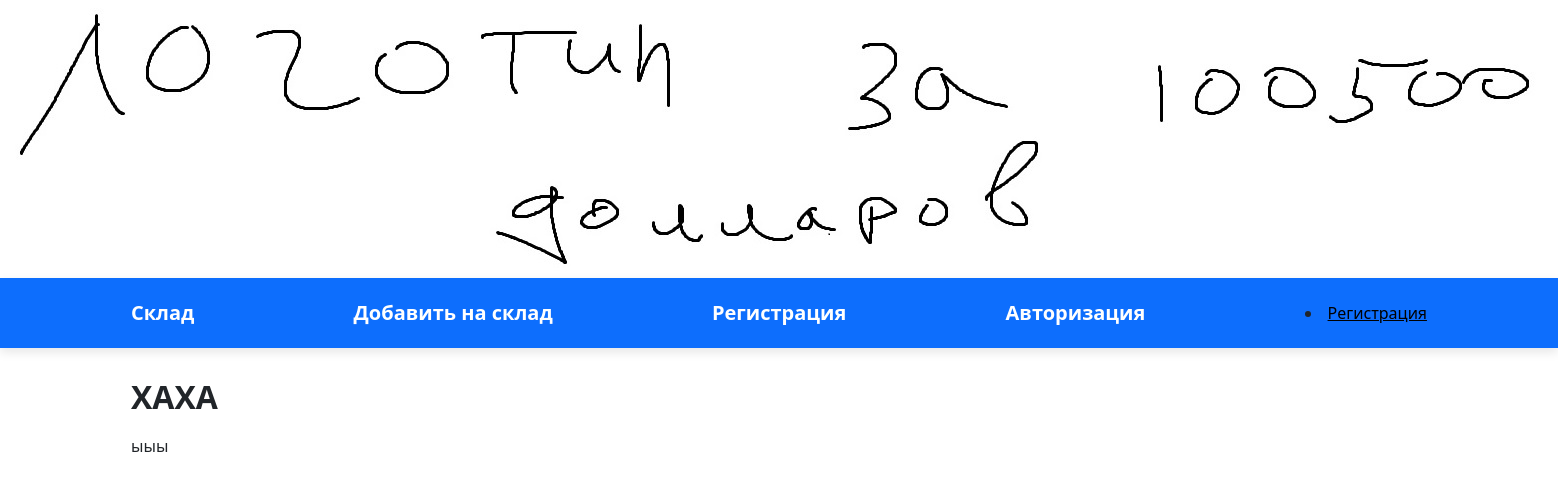
/, run on an earlier commit of the app's database.
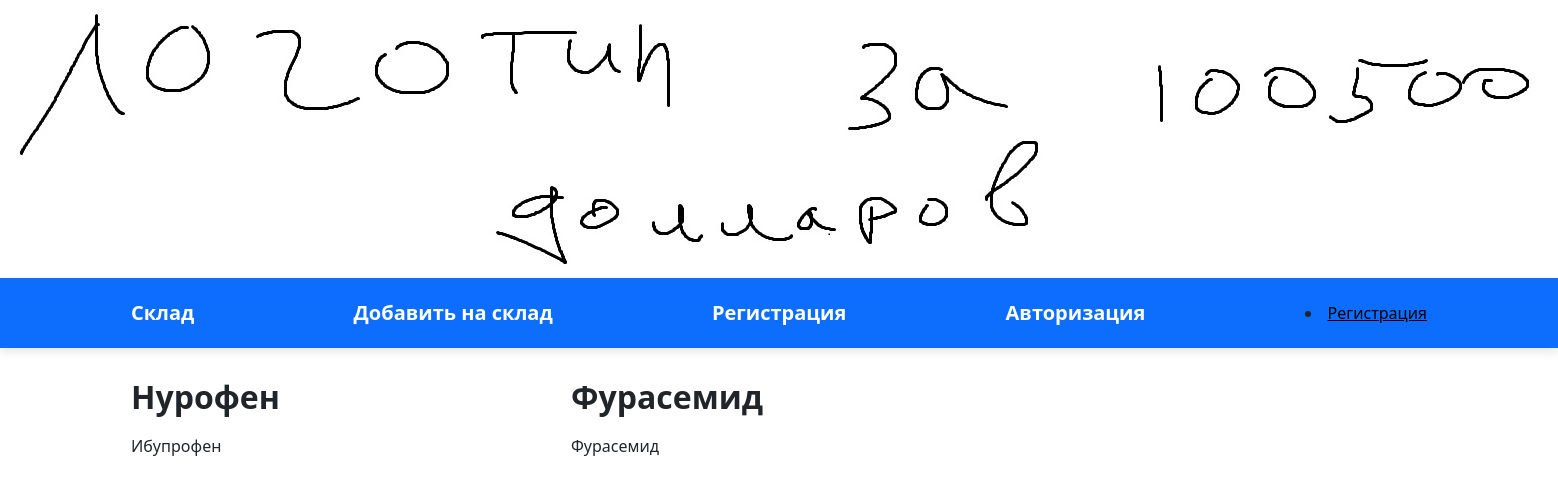
And on a later commit of the database.
### app1/models.py (models this page shows)
class Farma(models.Model):
    name = models.CharField(max_length=50)
    agent = models.CharField(max_length=50)
    form = models.CharField(max_length=10)
    action = models.CharField(max_length=500)
    need = models.CharField(max_length=500)
    non = models.CharField(max_length=500)
    subAction = models.CharField(max_length=500)

### app1/views.py (the view)
# urls.py: path('', index),
def index(request):
    farma = Farma.objects.all()
    return render(request, "html/index.html", {"farma": farma})

### app1/templates/html/index.html (shortened to what this page needs)
<!DOCTYPE html>
{% load static %}
<html lang="ru">
<head>
	<link rel="stylesheet" href="/static/styles/bootstrap-reboot.min.css">
	<link rel="stylesheet" href="/static/styles/bootstrap-grid.min.css">
	<link rel="stylesheet" href="/static/styles/styles.css">
    <link href="https://cdn.jsdelivr.net/npm/bootstrap@5.3.2/dist/css/bootstrap.min.css" rel="stylesheet">
</head>
<body>
<img src = "/static/data/logotip.jpg" alt ="">
    <nav class="navbar navbar-expand-lg navbar navbar-dark bg-primary">
		<div class="container">
			<a href="index.html" class="navbar-brand">Склад</a>
            <a href="index_addDel.html" class="navbar-brand">Добавить на склад</a>
            <a href="index_register.html" class="navbar-brand">Регистрация</a>
			<a href="index_login.html" class="navbar-brand">Авторизация</a>
            {% if request.user.is_authenticated %}
				    <li><a style = "color: black">{{ user.get_username }} </a>|<a style = "color: black" href="/logout">Выйти</a></li>
				{% else %}
				     <li><a style = "color: black" href="index_register.html">Регистрация</a></li>
				{% endif %}
		</div>
	</nav>
	<div class="container">
		<div class="row">
		 {% for prep in farma %}
			<div class="col-md-4">
				<div class="new">
					<div class="info">
						<h3>{{ prep.name }}</h3>
						<div class="info-description">
							<span class="description">{{ prep.agent }}</span>
						</div>
					</div>
				</div>
			</div>
			{% endfor %}
		</div>
	</div>
</body>
</html>

### static/styles/styles.css (style rules this page uses)
body { position: relative; font-family: 'Noto Sans', sans-serif; font-size: 16px; line-height: 1.4; color: #000; min-width: 320px; overflow-x: hidden; height: auto; }
.navbar { width: 100%; height: 70px; box-shadow: 0 4px 10px rgba(0, 0, 0, .1); margin-bottom: 30px; }
.navbar .container { height: inherit; display: flex; justify-content: space-between; align-items: center; }
.navbar-brand { font-weight: 700; font-size: 26px; text-decoration: none; color: #000; transition: all .1s ease-in-out; }
.new { margin-bottom: 30px; }
.info { width: inherit; }
.info h3 { font-size: 32px; font-weight: 700; margin-bottom: 0; }
.info-description { width: inherit; display: flex; justify-content: space-between; margin-top: 10px; }
.description { display: flex; justify-content: space-between; margin-top: 8px; text-align: justify; }

What changed in the data, as far as the page shows it:
removed Farma: name "ХАХА", agent "ыыы"
added Farma: name "Нурофен", agent "Ибупрофен"
added Farma: name "Фурасемид", agent "Фурасемид"
